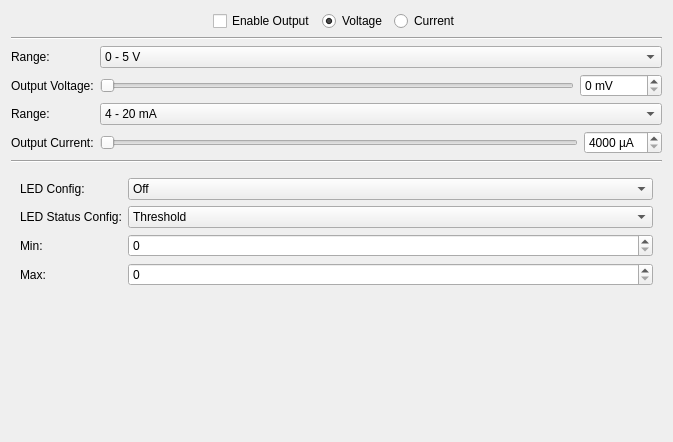
<?xml version="1.0" encoding="UTF-8"?>
<ui version="4.0">
 <class>IndustrialAnalogOutV2</class>
 <widget class="QWidget" name="IndustrialAnalogOutV2">
  <property name="geometry">
   <rect>
    <x>0</x>
    <y>0</y>
    <width>673</width>
    <height>442</height>
   </rect>
  </property>
  <property name="windowTitle">
   <string>Form</string>
  </property>
  <layout class="QVBoxLayout" name="verticalLayout">
   <item>
    <layout class="QHBoxLayout" name="horizontalLayout_2">
     <item>
      <spacer name="horizontalSpacer">
       <property name="orientation">
        <enum>Qt::Horizontal</enum>
       </property>
       <property name="sizeHint" stdset="0">
        <size>
         <width>40</width>
         <height>20</height>
        </size>
       </property>
      </spacer>
     </item>
     <item>
      <widget class="QCheckBox" name="checkbox_enable">
       <property name="text">
        <string>Enable Output</string>
       </property>
      </widget>
     </item>
     <item>
      <widget class="QRadioButton" name="radio_voltage">
       <property name="text">
        <string>Voltage</string>
       </property>
       <property name="checked">
        <bool>true</bool>
       </property>
      </widget>
     </item>
     <item>
      <widget class="QRadioButton" name="radio_current">
       <property name="text">
        <string>Current</string>
       </property>
      </widget>
     </item>
     <item>
      <spacer name="horizontalSpacer_2">
       <property name="orientation">
        <enum>Qt::Horizontal</enum>
       </property>
       <property name="sizeHint" stdset="0">
        <size>
         <width>40</width>
         <height>20</height>
        </size>
       </property>
      </spacer>
     </item>
    </layout>
   </item>
   <item>
    <widget class="Line" name="line">
     <property name="orientation">
      <enum>Qt::Horizontal</enum>
     </property>
    </widget>
   </item>
   <item>
    <widget class="QWidget" name="widget_voltage" native="true">
     <layout class="QGridLayout" name="gridLayout_3">
      <property name="margin">
       <number>0</number>
      </property>
      <item row="1" column="0">
       <widget class="QLabel" name="label_voltage">
        <property name="text">
         <string>Output Voltage:</string>
        </property>
       </widget>
      </item>
      <item row="1" column="2">
       <widget class="QSpinBox" name="spin_voltage">
        <property name="suffix">
         <string> mV</string>
        </property>
        <property name="maximum">
         <number>10000</number>
        </property>
        <property name="singleStep">
         <number>100</number>
        </property>
       </widget>
      </item>
      <item row="1" column="1">
       <widget class="QSlider" name="slider_voltage">
        <property name="sizePolicy">
         <sizepolicy hsizetype="Expanding" vsizetype="Fixed">
          <horstretch>1</horstretch>
          <verstretch>0</verstretch>
         </sizepolicy>
        </property>
        <property name="maximum">
         <number>10000</number>
        </property>
        <property name="pageStep">
         <number>1000</number>
        </property>
        <property name="orientation">
         <enum>Qt::Horizontal</enum>
        </property>
       </widget>
      </item>
      <item row="0" column="0">
       <widget class="QLabel" name="label_voltage_range">
        <property name="text">
         <string>Range:</string>
        </property>
       </widget>
      </item>
      <item row="0" column="1" colspan="2">
       <widget class="QComboBox" name="box_voltage_range">
        <item>
         <property name="text">
          <string>0 - 5 V</string>
         </property>
        </item>
        <item>
         <property name="text">
          <string>0 - 10 V</string>
         </property>
        </item>
       </widget>
      </item>
     </layout>
    </widget>
   </item>
   <item>
    <widget class="QWidget" name="widget_current" native="true">
     <layout class="QGridLayout" name="gridLayout_2">
      <property name="margin">
       <number>0</number>
      </property>
      <item row="1" column="0">
       <widget class="QLabel" name="label_current">
        <property name="text">
         <string>Output Current:</string>
        </property>
       </widget>
      </item>
      <item row="1" column="2">
       <widget class="QSpinBox" name="spin_current">
        <property name="suffix">
         <string> µA</string>
        </property>
        <property name="minimum">
         <number>4000</number>
        </property>
        <property name="maximum">
         <number>20000</number>
        </property>
        <property name="singleStep">
         <number>100</number>
        </property>
       </widget>
      </item>
      <item row="1" column="1">
       <widget class="QSlider" name="slider_current">
        <property name="sizePolicy">
         <sizepolicy hsizetype="Expanding" vsizetype="Fixed">
          <horstretch>1</horstretch>
          <verstretch>0</verstretch>
         </sizepolicy>
        </property>
        <property name="minimum">
         <number>4000</number>
        </property>
        <property name="maximum">
         <number>20000</number>
        </property>
        <property name="pageStep">
         <number>1000</number>
        </property>
        <property name="orientation">
         <enum>Qt::Horizontal</enum>
        </property>
       </widget>
      </item>
      <item row="0" column="0">
       <widget class="QLabel" name="label_current_range">
        <property name="text">
         <string>Range:</string>
        </property>
       </widget>
      </item>
      <item row="0" column="1" colspan="2">
       <widget class="QComboBox" name="box_current_range">
        <item>
         <property name="text">
          <string>4 - 20 mA</string>
         </property>
        </item>
        <item>
         <property name="text">
          <string>0 - 20 mA</string>
         </property>
        </item>
        <item>
         <property name="text">
          <string>0 - 24 mA</string>
         </property>
        </item>
       </widget>
      </item>
     </layout>
    </widget>
   </item>
   <item>
    <widget class="Line" name="line_2">
     <property name="orientation">
      <enum>Qt::Horizontal</enum>
     </property>
    </widget>
   </item>
   <item>
    <widget class="QWidget" name="widget_out_status_led" native="true">
     <property name="enabled">
      <bool>true</bool>
     </property>
     <layout class="QGridLayout" name="gridLayout_4">
      <item row="0" column="0">
       <widget class="QLabel" name="label">
        <property name="text">
         <string>LED Config:</string>
        </property>
       </widget>
      </item>
      <item row="3" column="0">
       <widget class="QLabel" name="label_sbox_osl_max">
        <property name="text">
         <string>Max:</string>
        </property>
       </widget>
      </item>
      <item row="1" column="0">
       <widget class="QLabel" name="label_cbox_osl_lsc">
        <property name="text">
         <string>LED Status Config:</string>
        </property>
       </widget>
      </item>
      <item row="2" column="0">
       <widget class="QLabel" name="label_sbox_osl_min">
        <property name="text">
         <string>Min:</string>
        </property>
       </widget>
      </item>
      <item row="0" column="1">
       <widget class="QComboBox" name="cbox_osl_lc">
        <property name="sizePolicy">
         <sizepolicy hsizetype="Expanding" vsizetype="Fixed">
          <horstretch>0</horstretch>
          <verstretch>0</verstretch>
         </sizepolicy>
        </property>
        <item>
         <property name="text">
          <string>Off</string>
         </property>
        </item>
        <item>
         <property name="text">
          <string>On</string>
         </property>
        </item>
        <item>
         <property name="text">
          <string>Show Heartbeat</string>
         </property>
        </item>
        <item>
         <property name="text">
          <string>Show Out Status</string>
         </property>
        </item>
       </widget>
      </item>
      <item row="1" column="1">
       <widget class="QComboBox" name="cbox_osl_lsc">
        <property name="sizePolicy">
         <sizepolicy hsizetype="Expanding" vsizetype="Fixed">
          <horstretch>0</horstretch>
          <verstretch>0</verstretch>
         </sizepolicy>
        </property>
        <item>
         <property name="text">
          <string>Threshold</string>
         </property>
        </item>
        <item>
         <property name="text">
          <string>Intensity</string>
         </property>
        </item>
       </widget>
      </item>
      <item row="2" column="1">
       <widget class="QSpinBox" name="sbox_osl_min">
        <property name="sizePolicy">
         <sizepolicy hsizetype="Expanding" vsizetype="Fixed">
          <horstretch>0</horstretch>
          <verstretch>0</verstretch>
         </sizepolicy>
        </property>
       </widget>
      </item>
      <item row="3" column="1">
       <widget class="QSpinBox" name="sbox_osl_max">
        <property name="sizePolicy">
         <sizepolicy hsizetype="Expanding" vsizetype="Fixed">
          <horstretch>0</horstretch>
          <verstretch>0</verstretch>
         </sizepolicy>
        </property>
       </widget>
      </item>
     </layout>
    </widget>
   </item>
   <item>
    <spacer name="verticalSpacer">
     <property name="orientation">
      <enum>Qt::Vertical</enum>
     </property>
     <property name="sizeHint" stdset="0">
      <size>
       <width>20</width>
       <height>40</height>
      </size>
     </property>
    </spacer>
   </item>
  </layout>
 </widget>
 <resources/>
 <connections/>
</ui>
